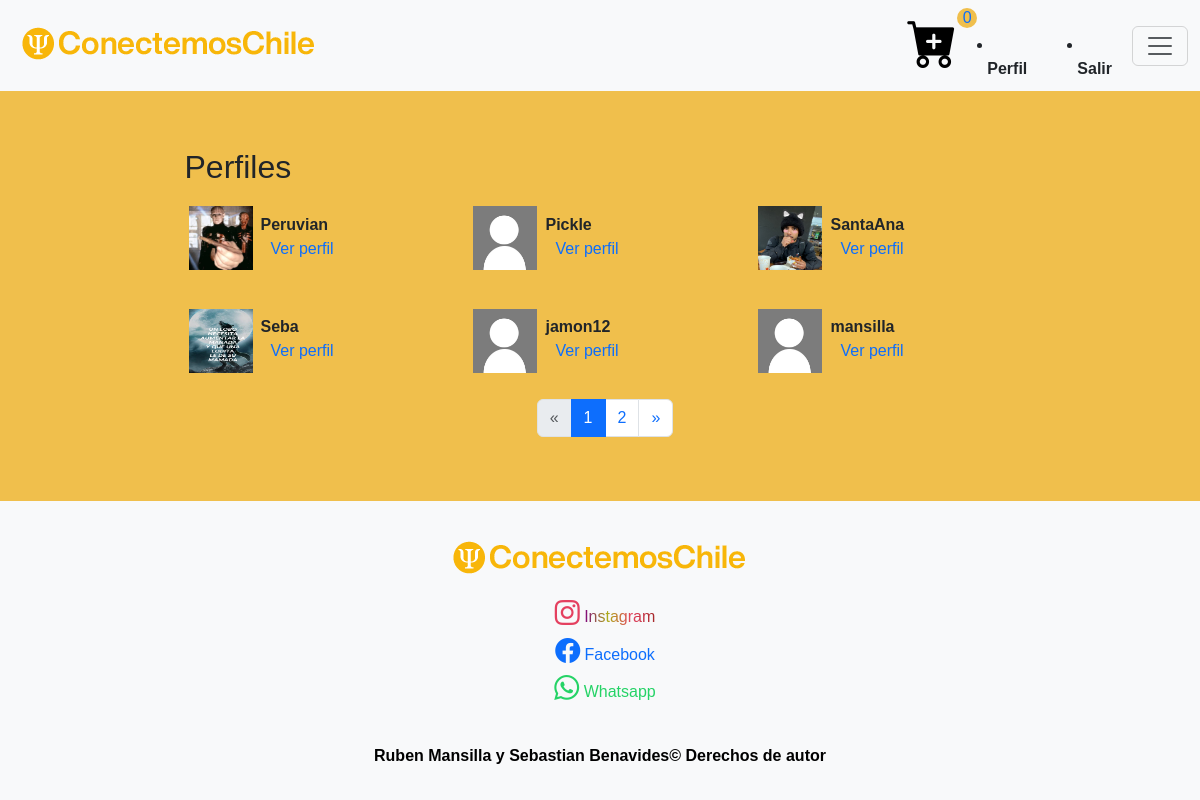
The app's page /profiles/ (signed in) with its own data.
### registration/models.py (models this page shows)
class Profile(models.Model):
    user = models.OneToOneField(User, on_delete=models.CASCADE)
    avatar = models.ImageField(upload_to=custom_upload_to, null=True, blank=True)
    bio = models.TextField(null=True)
    class Meta:
        ordering = ['user__username']

### profiles/views.py (the view)
# urls.py: path('', ProfileListView.as_view(), name='list'),
class ProfileListView(ListView):
    model = Profile
    template_name = 'profiles/profile_list.html'
    paginate_by = 6

### profiles/templates/profiles/profile_list.html (shortened to what this page needs)
{% extends 'core/base.html' %}
{% load static %}
{% block content %}
<div style="padding: 50px;"></div>
<link rel="stylesheet" href="{% static 'core/css/perfiles.css' %}">
<main role="main">
  <div id="perfiles" class="container mt-5">
    <div class="row mt-3">
      <div class="col-md-9 mx-auto mb-5">
        <h2>Perfiles</h2>
        <div class="row">
          {% for profile in profile_list %}
            <div class="col-md-4 mt-2 mb-3 ">
              <div class="row p-1">
                <div class="col-md-12">
                  {% if profile.avatar %}
                    <img src="{{profile.avatar.url}}" class="img-fluid profile-avatar">
                  {% else %}
                    <img src="{% static 'registration/img/no-avatar.jpg' %}" class="img-fluid profile-avatar">
                  {% endif %}
                  <p class="profile-data">
                    <b>{{profile.user|truncatechars:"16"}}</b><br>
                    <a href="{% url 'profiles:detail' profile.user %}">Ver perfil</a>
                  </p>
                </div>
              </div>
            </div>
          {% endfor %}
        </div>
        {% if is_paginated %}
          <nav aria-label="Page navigation">
            <ul class="pagination justify-content-center">
              {% if page_obj.has_previous %}
                <li class="page-item">
                  <a class="page-link" href="?page={{ page_obj.previous_page_number }}">&laquo;</a>
                </li>
              {% else %}
                <li class="page-item disabled">
                  <a class="page-link" href="#" tabindex="-1">&laquo;</a>
                </li>
              {% endif %}
              {% for i in paginator.page_range %}
                <li class="page-item {% if page_obj.number == i %}active{% endif %}">
                  <a class="page-link" href="?page={{ i }}">{{ i }}</a>
                </li>
              {% endfor %}
              {% if page_obj.has_next %}
                <li class="page-item">
                  <a class="page-link" href="?page={{ page_obj.next_page_number }}">&raquo;</a>
                </li>
              {% else %}
                <li class="page-item disabled">
                  <a class="page-link" href="#" tabindex="-1">&raquo;</a>
                </li>
              {% endif %}
            </ul>
          </nav>
        {% endif %}
      </div>
    </div>
  </div>
</main>
{% endblock %}

### core/static/core/css/estilo-inicio-login.css (style rules this page uses)
h5,a { text-decoration: none; display: inline; margin-left: 10px; }

### core/static/core/css/estilo-footer.css (style rules this page uses)
body { display: flex; flex-direction: column; min-height: 100vh; }
main { flex: 1; }

### core/static/core/css/estilo-body.css (style rules this page uses)
body { font-family: Arial, sans-serif; margin: 0; padding: 0; background-color: #f0bf4c; position: relative; }

### core/static/core/css/perfiles.css (style rules this page uses)
.profile-avatar { float: left; width: 4rem; height: 4rem; }
.profile-data { padding-left: 4.5rem; padding-top: .4rem; }

### records on screen
Profile: avatar (picture), user "Peruvian"
Profile: user "Pickle"
Profile: avatar (picture), user "SantaAna"
Profile: avatar (picture), user "Seba"
Profile: user "jamon12"
Profile: user "mansilla"

### other values on screen
{{ i }} "1" "2"
